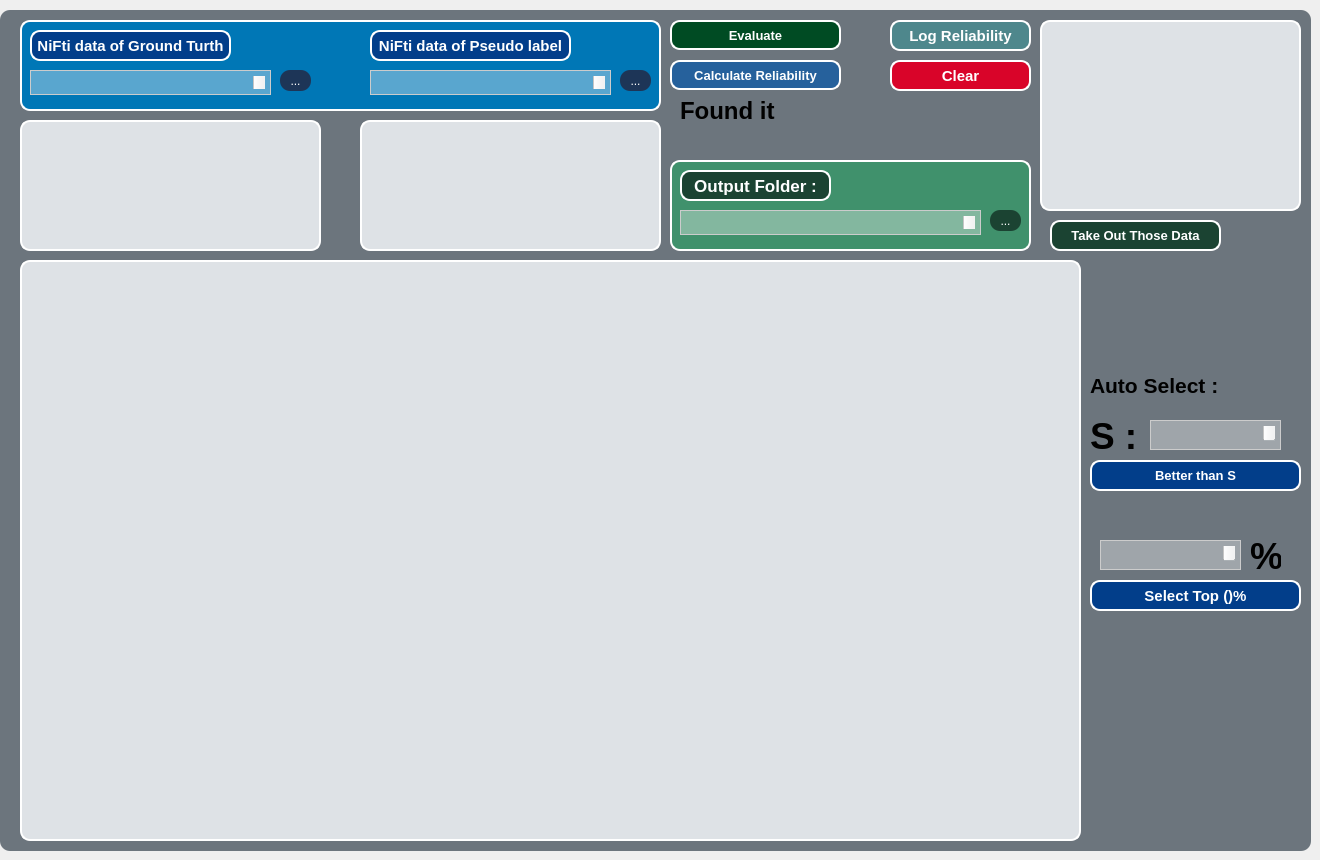
     <widget class="QWidget" name="tab_reliablity">
      <attribute name="title">
       <string>頁面</string>
      </attribute>
      <widget class="QTextEdit" name="gt_path">
       <property name="geometry">
        <rect>
         <x>30</x>
         <y>70</y>
         <width>241</width>
         <height>25</height>
        </rect>
       </property>
       <property name="maximumSize">
        <size>
         <width>16777215</width>
         <height>25</height>
        </size>
       </property>
       <property name="font">
        <font>
         <family>Arial</family>
         <pointsize>-1</pointsize>
        </font>
       </property>
       <property name="styleSheet">
        <string notr="true">QTextEdit {
    font-family: &quot;Arial&quot;;
    font-size: 12px;
    color: black;
    background-color: rgba(255, 255, 255, 0.35);
    border: 1px solid #ccc;
    padding: 5px;
}

QTextEdit:focus {
    border: 1px solid #0078d7;
    outline: none;
}

QTextEdit::placeholder {
    color: #999;
}

QTextEdit::disabled {
    color: #ccc;
    background-color: #f7f7f7;
    border: 1px solid #eee;
}

QScrollBar:vertical {
    width: 12px;
    margin: 12px 0 12px 0;
}

QScrollBar::handle:vertical {
    background-color: #ccc;
    min-height: 20px;
    border-radius: 6px;
}

QScrollBar::handle:vertical:hover {
    background-color: #999;
}

QScrollBar::add-line:vertical {
    height: 12px;
    width: 12px;
    border-image: url(add.png);
    subcontrol-position: bottom;
    subcontrol-origin: margin;
}

QScrollBar::add-line:vertical:hover {
    border-image: url(add_hover.png);
}

QScrollBar::sub-line:vertical {
    height: 12px;
    width: 12px;
    border-image: url(sub.png);
    subcontrol-position: top;
    subcontrol-origin: margin;
}

QScrollBar::sub-line:vertical:hover {
    border-image: url(sub_hover.png);
}</string>
       </property>
      </widget>
      <widget class="QTextEdit" name="pseudo_path">
       <property name="geometry">
        <rect>
         <x>370</x>
         <y>70</y>
         <width>241</width>
         <height>25</height>
        </rect>
       </property>
       <property name="maximumSize">
        <size>
         <width>16777215</width>
         <height>25</height>
        </size>
       </property>
       <property name="font">
        <font>
         <family>Arial</family>
         <pointsize>-1</pointsize>
        </font>
       </property>
       <property name="styleSheet">
        <string notr="true">QTextEdit {
    font-family: &quot;Arial&quot;;
    font-size: 12px;
    color: black;
    background-color: rgba(255, 255, 255, 0.35);
    border: 1px solid #ccc;
    padding: 5px;
}

QTextEdit:focus {
    border: 1px solid #0078d7;
    outline: none;
}

QTextEdit::placeholder {
    color: #999;
}

QTextEdit::disabled {
    color: #ccc;
    background-color: #f7f7f7;
    border: 1px solid #eee;
}

QScrollBar:vertical {
    width: 12px;
    margin: 12px 0 12px 0;
}

QScrollBar::handle:vertical {
    background-color: #ccc;
    min-height: 20px;
    border-radius: 6px;
}

QScrollBar::handle:vertical:hover {
    background-color: #999;
}

QScrollBar::add-line:vertical {
    height: 12px;
    width: 12px;
    border-image: url(add.png);
    subcontrol-position: bottom;
    subcontrol-origin: margin;
}

QScrollBar::add-line:vertical:hover {
    border-image: url(add_hover.png);
}

QScrollBar::sub-line:vertical {
    height: 12px;
    width: 12px;
    border-image: url(sub.png);
    subcontrol-position: top;
    subcontrol-origin: margin;
}

QScrollBar::sub-line:vertical:hover {
    border-image: url(sub_hover.png);
}</string>
       </property>
      </widget>
      <widget class="QPushButton" name="btn_pseudo_path">
       <property name="geometry">
        <rect>
         <x>620</x>
         <y>70</y>
         <width>31</width>
         <height>21</height>
        </rect>
       </property>
       <property name="styleSheet">
        <string notr="true">QPushButton{
                color: white;
                background-color: #1d3557;
                border-radius: 10px;
            }
QPushButton:hover{
                background-color: #4895ef;
                color: black;
            }
/* 按鈕被點下後形式 */
QPushButton:pressed {
    background-color: #000000;  
	color:white;
}
</string>
       </property>
       <property name="text">
        <string>...</string>
       </property>
      </widget>
      <widget class="QPushButton" name="btn_calculate_reliablity">
       <property name="geometry">
        <rect>
         <x>670</x>
         <y>60</y>
         <width>171</width>
         <height>30</height>
        </rect>
       </property>
       <property name="maximumSize">
        <size>
         <width>16777215</width>
         <height>30</height>
        </size>
       </property>
       <property name="font">
        <font>
         <family>Arial</family>
         <pointsize>10</pointsize>
         <weight>99</weight>
         <bold>true</bold>
        </font>
       </property>
       <property name="styleSheet">
        <string notr="true">/* 按鈕基本形式 */
QPushButton {
    background-color: #26619C;  /* 設置背景顏色 */
    border-style: outset;  /* 設置邊框形式：外邊框 */
    border-width: 2px;  /* 設置邊框粗度 */
    border-radius: 10px;  /* 設置邊框圓滑程度 */
    border-color: white;  /* 設置邊框顏色 */
    font-weight: 900;  /* 設置文字粗體 */
    color: white;   /* 設置文字顏色 */
}
/* 按鈕被選取時形式 */
QPushButton:hover { 
    background-color: #72A0C1;  
    color: white;  

}
/* 按鈕被點下後形式 */
QPushButton:pressed {
    background-color: #000000;  
}</string>
       </property>
       <property name="text">
        <string>Calculate Reliability</string>
       </property>
      </widget>
      <widget class="QLabel" name="label_7">
       <property name="geometry">
        <rect>
         <x>370</x>
         <y>30</y>
         <width>201</width>
         <height>31</height>
        </rect>
       </property>
       <property name="font">
        <font>
         <family>Arial</family>
         <pointsize>11</pointsize>
         <weight>75</weight>
         <bold>true</bold>
        </font>
       </property>
       <property name="styleSheet">
        <string notr="true">color: white;
background-color: #023e8a; 
border: 2px solid white;
 border-radius: 10px;  /* 設置邊框圓滑程度 */</string>
       </property>
       <property name="text">
        <string>NiFti data of Pseudo label</string>
       </property>
       <property name="alignment">
        <set>Qt::AlignCenter</set>
       </property>
      </widget>
      <widget class="QLabel" name="label_8">
       <property name="geometry">
        <rect>
         <x>30</x>
         <y>30</y>
         <width>201</width>
         <height>31</height>
        </rect>
       </property>
       <property name="font">
        <font>
         <family>Arial</family>
         <pointsize>11</pointsize>
         <weight>75</weight>
         <bold>true</bold>
        </font>
       </property>
       <property name="styleSheet">
        <string notr="true">color: white;
background-color: #023e8a; 
border: 2px solid white;
 border-radius: 10px;  /* 設置邊框圓滑程度 */</string>
       </property>
       <property name="text">
        <string>NiFti data of Ground Turth</string>
       </property>
       <property name="alignment">
        <set>Qt::AlignCenter</set>
       </property>
      </widget>
      <widget class="QLabel" name="background_8">
       <property name="geometry">
        <rect>
         <x>20</x>
         <y>20</y>
         <width>641</width>
         <height>91</height>
        </rect>
       </property>
       <property name="styleSheet">
        <string notr="true">color: white;
background-color: #0077b6; 
border: 2px solid white;
 border-radius: 10px;  /* 設置邊框圓滑程度 */</string>
       </property>
       <property name="text">
        <string/>
       </property>
      </widget>
      <widget class="QTableWidget" name="df_display_reliability">
       <property name="geometry">
        <rect>
         <x>20</x>
         <y>260</y>
         <width>1061</width>
         <height>581</height>
        </rect>
       </property>
       <property name="font">
        <font>
         <family>Arial</family>
         <pointsize>18</pointsize>
         <weight>75</weight>
         <bold>true</bold>
        </font>
       </property>
       <property name="styleSheet">
        <string notr="true">color: black;
background-color: #dee2e6; 
border: 2px solid white;
 border-radius: 10px;  /* 設置邊框圓滑程度 */</string>
       </property>
       <property name="dragDropOverwriteMode">
        <bool>false</bool>
       </property>
       <attribute name="verticalHeaderDefaultSectionSize">
        <number>38</number>
       </attribute>
       <attribute name="verticalHeaderHighlightSections">
        <bool>true</bool>
       </attribute>
      </widget>
      <widget class="QPushButton" name="btn_gt_path">
       <property name="geometry">
        <rect>
         <x>280</x>
         <y>70</y>
         <width>31</width>
         <height>21</height>
        </rect>
       </property>
       <property name="styleSheet">
        <string notr="true">QPushButton{
                color: white;
                background-color: #1d3557;
                border-radius: 10px;
            }
QPushButton:hover{
                background-color: #4895ef;
                color: black;
            }
/* 按鈕被點下後形式 */
QPushButton:pressed {
    background-color: #000000;  
	color:white;
}
</string>
       </property>
       <property name="text">
        <string>...</string>
       </property>
      </widget>
      <widget class="QLabel" name="background_9">
       <property name="geometry">
        <rect>
         <x>0</x>
         <y>10</y>
         <width>1311</width>
         <height>841</height>
        </rect>
       </property>
       <property name="font">
        <font>
         <family>Kaiti TC</family>
         <pointsize>14</pointsize>
         <weight>75</weight>
         <bold>true</bold>
        </font>
       </property>
       <property name="styleSheet">
        <string notr="true">color: black;
background-color: #6c757d; 
border: 2px solid #00000;
 border-radius: 10px;  /* 設置邊框圓滑程度 */</string>
       </property>
       <property name="text">
        <string/>
       </property>
       <property name="alignment">
        <set>Qt::AlignLeading|Qt::AlignLeft|Qt::AlignTop</set>
       </property>
      </widget>
      <widget class="QTextEdit" name="mean_reliability">
       <property name="geometry">
        <rect>
         <x>1150</x>
         <y>420</y>
         <width>131</width>
         <height>30</height>
        </rect>
       </property>
       <property name="minimumSize">
        <size>
         <width>0</width>
         <height>30</height>
        </size>
       </property>
       <property name="maximumSize">
        <size>
         <width>16777215</width>
         <height>25</height>
        </size>
       </property>
       <property name="font">
        <font>
         <family>Arial</family>
         <pointsize>-1</pointsize>
        </font>
       </property>
       <property name="styleSheet">
        <string notr="true">QTextEdit {
    font-family: &quot;Arial&quot;;
    font-size: 15px;
    color: black;
    background-color: rgba(255, 255, 255, 0.35);
    border: 1px solid #ccc;
    padding: 5px;
}

QTextEdit:focus {
    border: 1px solid #0078d7;
    outline: none;
}

QTextEdit::placeholder {
    color: #999;
}

QTextEdit::disabled {
    color: #ccc;
    background-color: #f7f7f7;
    border: 1px solid #eee;
}

QScrollBar:vertical {
    width: 12px;
    margin: 12px 0 12px 0;
}

QScrollBar::handle:vertical {
    background-color: #ccc;
    min-height: 20px;
    border-radius: 6px;
}

QScrollBar::handle:vertical:hover {
    background-color: #999;
}

QScrollBar::add-line:vertical {
    height: 12px;
    width: 12px;
    border-image: url(add.png);
    subcontrol-position: bottom;
    subcontrol-origin: margin;
}

QScrollBar::add-line:vertical:hover {
    border-image: url(add_hover.png);
}

QScrollBar::sub-line:vertical {
    height: 12px;
    width: 12px;
    border-image: url(sub.png);
    subcontrol-position: top;
    subcontrol-origin: margin;
}

QScrollBar::sub-line:vertical:hover {
    border-image: url(sub_hover.png);
}</string>
       </property>
       <property name="readOnly">
        <bool>true</bool>
       </property>
      </widget>
      <widget class="QPushButton" name="btn_save_top_data">
       <property name="enabled">
        <bool>true</bool>
       </property>
       <property name="geometry">
        <rect>
         <x>1050</x>
         <y>220</y>
         <width>171</width>
         <height>31</height>
        </rect>
       </property>
       <property name="font">
        <font>
         <family>Arial</family>
         <pointsize>10</pointsize>
         <weight>99</weight>
         <bold>true</bold>
        </font>
       </property>
       <property name="styleSheet">
        <string notr="true">/* 按鈕基本形式 */
QPushButton {
    background-color: #1b4332;  /* 設置背景顏色 */
    border-style: outset;  /* 設置邊框形式：外邊框 */
    border-width: 2px;  /* 設置邊框粗度 */
    border-radius: 10px;  /* 設置邊框圓滑程度 */
    border-color: white;  /* 設置邊框顏色 */
    font-weight: 900;  /* 設置文字粗體 */
    color: white;   /* 設置文字顏色 */
}
/* 按鈕被選取時形式 */
QPushButton:hover { 
    background-color: #b7e4c7;  
    color: Black;  

}
/* 按鈕被點下後形式 */
QPushButton:pressed {
    background-color: #000000;  
}
QPushButton:disabled {
    /* 添加你想要的样式属性 */
    color: #999999; /* 灰色文字颜色 */
    background-color: #CCCCCC; /* 灰色背景颜色 */
    /* 其他样式属性 */
}</string>
       </property>
       <property name="text">
        <string>Take Out Those Data</string>
       </property>
      </widget>
      <widget class="QLabel" name="label_12">
       <property name="geometry">
        <rect>
         <x>680</x>
         <y>170</y>
         <width>151</width>
         <height>31</height>
        </rect>
       </property>
       <property name="font">
        <font>
         <family>Arial</family>
         <pointsize>13</pointsize>
         <weight>75</weight>
         <bold>true</bold>
        </font>
       </property>
       <property name="styleSheet">
        <string notr="true">color: white;
background-color: #1b4332; 
border: 2px solid white;
 border-radius: 10px;  /* 設置邊框圓滑程度 */</string>
       </property>
       <property name="text">
        <string>Output Folder :</string>
       </property>
       <property name="alignment">
        <set>Qt::AlignCenter</set>
       </property>
      </widget>
      <widget class="QTextEdit" name="save_reliability_data_path">
       <property name="geometry">
        <rect>
         <x>680</x>
         <y>210</y>
         <width>301</width>
         <height>25</height>
        </rect>
       </property>
       <property name="maximumSize">
        <size>
         <width>16777215</width>
         <height>25</height>
        </size>
       </property>
       <property name="font">
        <font>
         <family>Arial</family>
         <pointsize>-1</pointsize>
        </font>
       </property>
       <property name="styleSheet">
        <string notr="true">QTextEdit {
    font-family: &quot;Arial&quot;;
    font-size: 12px;
    color: black;
    background-color: rgba(255, 255, 255, 0.35);
    border: 1px solid #ccc;
    padding: 5px;
}

QTextEdit:focus {
    border: 1px solid #0078d7;
    outline: none;
}

QTextEdit::placeholder {
    color: #999;
}

QTextEdit::disabled {
    color: #ccc;
    background-color: #f7f7f7;
    border: 1px solid #eee;
}

QScrollBar:vertical {
    width: 12px;
    margin: 12px 0 12px 0;
}

QScrollBar::handle:vertical {
    background-color: #ccc;
    min-height: 20px;
    border-radius: 6px;
}

QScrollBar::handle:vertical:hover {
    background-color: #999;
}

QScrollBar::add-line:vertical {
    height: 12px;
    width: 12px;
    border-image: url(add.png);
    subcontrol-position: bottom;
    subcontrol-origin: margin;
}

QScrollBar::add-line:vertical:hover {
    border-image: url(add_hover.png);
}

QScrollBar::sub-line:vertical {
    height: 12px;
    width: 12px;
    border-image: url(sub.png);
    subcontrol-position: top;
    subcontrol-origin: margin;
}

QScrollBar::sub-line:vertical:hover {
    border-image: url(sub_hover.png);
}</string>
       </property>
      </widget>
      <widget class="QLabel" name="background_out_folder">
       <property name="geometry">
        <rect>
         <x>670</x>
         <y>160</y>
         <width>361</width>
         <height>91</height>
        </rect>
       </property>
       <property name="styleSheet">
        <string notr="true">color: white;
background-color: #40916c; 
border: 2px solid white;
 border-radius: 10px;  /* 設置邊框圓滑程度 */</string>
       </property>
       <property name="text">
        <string/>
       </property>
      </widget>
      <widget class="QPushButton" name="btn_save_reliability_data_path">
       <property name="geometry">
        <rect>
         <x>990</x>
         <y>210</y>
         <width>31</width>
         <height>21</height>
        </rect>
       </property>
       <property name="styleSheet">
        <string notr="true">QPushButton{
                color: white;
                background-color: #1b4332;
                border-radius: 10px;
            }
QPushButton:hover{
                background-color: #b7e4c7;
                color: black;
            }
/* 按鈕被點下後形式 */
QPushButton:pressed {
    background-color: #000000;  
	color:white;
}
</string>
       </property>
       <property name="text">
        <string>...</string>
       </property>
      </widget>
      <widget class="QPushButton" name="btn_mean_reliability">
       <property name="enabled">
        <bool>true</bool>
       </property>
       <property name="geometry">
        <rect>
         <x>1090</x>
         <y>460</y>
         <width>211</width>
         <height>31</height>
        </rect>
       </property>
       <property name="font">
        <font>
         <family>Arial</family>
         <pointsize>10</pointsize>
         <weight>99</weight>
         <bold>true</bold>
        </font>
       </property>
       <property name="styleSheet">
        <string notr="true">/* 按鈕基本形式 */
QPushButton {
    background-color: #023e8a;  /* 設置背景顏色 */
    border-style: outset;  /* 設置邊框形式：外邊框 */
    border-width: 2px;  /* 設置邊框粗度 */
    border-radius: 10px;  /* 設置邊框圓滑程度 */
    border-color: white;  /* 設置邊框顏色 */
    font-weight: 900;  /* 設置文字粗體 */
    color: white;   /* 設置文字顏色 */
}
/* 按鈕被選取時形式 */
QPushButton:hover { 
    background-color: #ebf2fa;  
    color: black;  

}
/* 按鈕被點下後形式 */
QPushButton:pressed {
    background-color: #000000;  
}
QPushButton:disabled {
    /* 添加你想要的样式属性 */
    color: #999999; /* 灰色文字颜色 */
    background-color: #CCCCCC; /* 灰色背景颜色 */
    /* 其他样式属性 */
}</string>
       </property>
       <property name="text">
        <string>Better than S</string>
       </property>
      </widget>
      <widget class="QLabel" name="label_9">
       <property name="geometry">
        <rect>
         <x>1090</x>
         <y>420</y>
         <width>60</width>
         <height>31</height>
        </rect>
       </property>
       <property name="font">
        <font>
         <family>Arial</family>
         <pointsize>28</pointsize>
         <weight>75</weight>
         <bold>true</bold>
        </font>
       </property>
       <property name="text">
        <string>S :</string>
       </property>
      </widget>
      <widget class="QListWidget" name="reliability_lst">
       <property name="geometry">
        <rect>
         <x>1040</x>
         <y>20</y>
         <width>261</width>
         <height>191</height>
        </rect>
       </property>
       <property name="font">
        <font>
         <family>Arial</family>
         <pointsize>-1</pointsize>
         <weight>75</weight>
         <bold>true</bold>
        </font>
       </property>
       <property name="styleSheet">
        <string notr="true">QListWidget{
    font-size: 15px;
    padding: 5px;
	color: black;
background-color: #dee2e6; 
border: 2px solid white;
 border-radius: 10px;  /* 設置邊框圓滑程度 */
}
QListWidgetItem {
                padding: 10px; /* Optional: Add some padding to the items */
                text-align: center; /* Center align the text */
            }</string>
       </property>
       <property name="alternatingRowColors">
        <bool>true</bool>
       </property>
      </widget>
      <widget class="QPushButton" name="btn_log_reliability">
       <property name="enabled">
        <bool>true</bool>
       </property>
       <property name="geometry">
        <rect>
         <x>890</x>
         <y>20</y>
         <width>141</width>
         <height>31</height>
        </rect>
       </property>
       <property name="font">
        <font>
         <family>Arial</family>
         <pointsize>11</pointsize>
         <weight>99</weight>
         <bold>true</bold>
        </font>
       </property>
       <property name="styleSheet">
        <string notr="true">/* 按鈕基本形式 */
QPushButton {
    background-color: #4e878c;  /* 設置背景顏色 */
    border-style: outset;  /* 設置邊框形式：外邊框 */
    border-width: 2px;  /* 設置邊框粗度 */
    border-radius: 10px;  /* 設置邊框圓滑程度 */
    border-color: white;  /* 設置邊框顏色 */
    font-weight: 900;  /* 設置文字粗體 */
    color: white;   /* 設置文字顏色 */
}
/* 按鈕被選取時形式 */
QPushButton:hover { 
    background-color: #d5dfe5;  
    color: Black;  

}
/* 按鈕被點下後形式 */
QPushButton:pressed {
    background-color: #000000;  
}
QPushButton:disabled {
    /* 添加你想要的样式属性 */
    color: #999999; /* 灰色文字颜色 */
    background-color: #CCCCCC; /* 灰色背景颜色 */
    /* 其他样式属性 */
}</string>
       </property>
       <property name="text">
        <string>Log Reliability</string>
       </property>
      </widget>
      <widget class="QPushButton" name="btn_clear_reliability">
       <property name="enabled">
        <bool>true</bool>
       </property>
       <property name="geometry">
        <rect>
         <x>890</x>
         <y>60</y>
         <width>141</width>
         <height>31</height>
        </rect>
       </property>
       <property name="font">
        <font>
         <family>Arial</family>
         <pointsize>11</pointsize>
         <weight>99</weight>
         <bold>true</bold>
        </font>
       </property>
       <property name="styleSheet">
        <string notr="true">/* 按鈕基本形式 */
QPushButton {
    background-color: #d90429;  /* 設置背景顏色 */
    border-style: outset;  /* 設置邊框形式：外邊框 */
    border-width: 2px;  /* 設置邊框粗度 */
    border-radius: 10px;  /* 設置邊框圓滑程度 */
    border-color: white;  /* 設置邊框顏色 */
    font-weight: 900;  /* 設置文字粗體 */
    color: white;   /* 設置文字顏色 */
}
/* 按鈕被選取時形式 */
QPushButton:hover { 
    background-color: #f5c396;  
    color: Black;  

}
/* 按鈕被點下後形式 */
QPushButton:pressed {
    background-color: #000000;  
}
QPushButton:disabled {
    /* 添加你想要的样式属性 */
    color: #999999; /* 灰色文字颜色 */
    background-color: #CCCCCC; /* 灰色背景颜色 */
    /* 其他样式属性 */
}</string>
       </property>
       <property name="text">
        <string>Clear</string>
       </property>
      </widget>
      <widget class="QPushButton" name="btn_top_persent">
       <property name="enabled">
        <bool>true</bool>
       </property>
       <property name="geometry">
        <rect>
         <x>1090</x>
         <y>580</y>
         <width>211</width>
         <height>31</height>
        </rect>
       </property>
       <property name="font">
        <font>
         <family>Arial</family>
         <pointsize>11</pointsize>
         <weight>99</weight>
         <bold>true</bold>
        </font>
       </property>
       <property name="styleSheet">
        <string notr="true">/* 按鈕基本形式 */
QPushButton {
    background-color: #023e8a;  /* 設置背景顏色 */
    border-style: outset;  /* 設置邊框形式：外邊框 */
    border-width: 2px;  /* 設置邊框粗度 */
    border-radius: 10px;  /* 設置邊框圓滑程度 */
    border-color: white;  /* 設置邊框顏色 */
    font-weight: 900;  /* 設置文字粗體 */
    color: white;   /* 設置文字顏色 */
}
/* 按鈕被選取時形式 */
QPushButton:hover { 
    background-color: #ebf2fa;  
    color: black;  

}
/* 按鈕被點下後形式 */
QPushButton:pressed {
    background-color: #000000;  
}
QPushButton:disabled {
    /* 添加你想要的样式属性 */
    color: #999999; /* 灰色文字颜色 */
    background-color: #CCCCCC; /* 灰色背景颜色 */
    /* 其他样式属性 */
}</string>
       </property>
       <property name="text">
        <string>Select Top ()%</string>
       </property>
      </widget>
      <widget class="QTextEdit" name="top_persent">
       <property name="geometry">
        <rect>
         <x>1100</x>
         <y>540</y>
         <width>141</width>
         <height>30</height>
        </rect>
       </property>
       <property name="minimumSize">
        <size>
         <width>0</width>
         <height>30</height>
        </size>
       </property>
       <property name="maximumSize">
        <size>
         <width>16777215</width>
         <height>25</height>
        </size>
       </property>
       <property name="font">
        <font>
         <family>Arial</family>
         <pointsize>-1</pointsize>
        </font>
       </property>
       <property name="styleSheet">
        <string notr="true">QTextEdit {
    font-family: &quot;Arial&quot;;
    font-size: 15px;
    color: black;
    background-color: rgba(255, 255, 255, 0.35);
    border: 1px solid #ccc;
    padding: 5px;
}

QTextEdit:focus {
    border: 1px solid #0078d7;
    outline: none;
}

QTextEdit::placeholder {
    color: #999;
}

QTextEdit::disabled {
    color: #ccc;
    background-color: #f7f7f7;
    border: 1px solid #eee;
}

QScrollBar:vertical {
    width: 12px;
    margin: 12px 0 12px 0;
}

QScrollBar::handle:vertical {
    background-color: #ccc;
    min-height: 20px;
    border-radius: 6px;
}

QScrollBar::handle:vertical:hover {
    background-color: #999;
}

QScrollBar::add-line:vertical {
    height: 12px;
    width: 12px;
    border-image: url(add.png);
    subcontrol-position: bottom;
    subcontrol-origin: margin;
}

QScrollBar::add-line:vertical:hover {
    border-image: url(add_hover.png);
}

QScrollBar::sub-line:vertical {
    height: 12px;
    width: 12px;
    border-image: url(sub.png);
    subcontrol-position: top;
    subcontrol-origin: margin;
}

QScrollBar::sub-line:vertical:hover {
    border-image: url(sub_hover.png);
}</string>
       </property>
       <property name="readOnly">
        <bool>false</bool>
       </property>
      </widget>
      <widget class="QLabel" name="label_15">
       <property name="geometry">
        <rect>
         <x>1250</x>
         <y>540</y>
         <width>31</width>
         <height>31</height>
        </rect>
       </property>
       <property name="font">
        <font>
         <family>Arial</family>
         <pointsize>28</pointsize>
         <weight>75</weight>
         <bold>true</bold>
        </font>
       </property>
       <property name="text">
        <string>%</string>
       </property>
      </widget>
      <widget class="QListWidget" name="gt_data_lst">
       <property name="geometry">
        <rect>
         <x>20</x>
         <y>120</y>
         <width>301</width>
         <height>131</height>
        </rect>
       </property>
       <property name="font">
        <font>
         <family>Arial</family>
         <pointsize>12</pointsize>
         <weight>75</weight>
         <bold>true</bold>
        </font>
       </property>
       <property name="styleSheet">
        <string notr="true">QListWidget{
    padding: 5px;
	color: black;
background-color: #dee2e6; 
border: 2px solid white;
 border-radius: 10px;  /* 設置邊框圓滑程度 */
}</string>
       </property>
       <property name="alternatingRowColors">
        <bool>true</bool>
       </property>
      </widget>
      <widget class="QListWidget" name="pseudo_data_lst">
       <property name="geometry">
        <rect>
         <x>360</x>
         <y>120</y>
         <width>301</width>
         <height>131</height>
        </rect>
       </property>
       <property name="font">
        <font>
         <family>Arial</family>
         <pointsize>12</pointsize>
         <weight>75</weight>
         <bold>true</bold>
        </font>
       </property>
       <property name="styleSheet">
        <string notr="true">QListWidget{
    padding: 5px;
	color: black;
background-color: #dee2e6; 
border: 2px solid white;
 border-radius: 10px;  /* 設置邊框圓滑程度 */
}</string>
       </property>
       <property name="alternatingRowColors">
        <bool>true</bool>
       </property>
      </widget>
      <widget class="QLabel" name="label_16">
       <property name="geometry">
        <rect>
         <x>1090</x>
         <y>370</y>
         <width>151</width>
         <height>31</height>
        </rect>
       </property>
       <property name="font">
        <font>
         <family>Arial</family>
         <pointsize>16</pointsize>
         <weight>75</weight>
         <bold>true</bold>
        </font>
       </property>
       <property name="text">
        <string>Auto Select :</string>
       </property>
      </widget>
      <widget class="QPushButton" name="btn_evaluate">
       <property name="geometry">
        <rect>
         <x>670</x>
         <y>20</y>
         <width>171</width>
         <height>30</height>
        </rect>
       </property>
       <property name="maximumSize">
        <size>
         <width>16777215</width>
         <height>30</height>
        </size>
       </property>
       <property name="font">
        <font>
         <family>Arial</family>
         <pointsize>10</pointsize>
         <weight>99</weight>
         <bold>true</bold>
        </font>
       </property>
       <property name="styleSheet">
        <string notr="true">/* 按鈕基本形式 */
QPushButton {
    background-color: #004b23;  /* 設置背景顏色 */
    border-style: outset;  /* 設置邊框形式：外邊框 */
    border-width: 2px;  /* 設置邊框粗度 */
    border-radius: 10px;  /* 設置邊框圓滑程度 */
    border-color: white;  /* 設置邊框顏色 */
    font-weight: 900;  /* 設置文字粗體 */
    color: white;   /* 設置文字顏色 */
}
/* 按鈕被選取時形式 */
QPushButton:hover { 
    background-color: #ccff33;  
    color: black;  

}
/* 按鈕被點下後形式 */
QPushButton:pressed {
    background-color: #000000;  
}</string>
       </property>
       <property name="text">
        <string>Evaluate</string>
       </property>
      </widget>
      <widget class="QLabel" name="check_label_raw">
       <property name="geometry">
        <rect>
         <x>680</x>
         <y>90</y>
         <width>351</width>
         <height>41</height>
        </rect>
       </property>
       <property name="font">
        <font>
         <family>Arial</family>
         <pointsize>18</pointsize>
         <weight>75</weight>
         <bold>true</bold>
        </font>
       </property>
       <property name="styleSheet">
        <string notr="true">color: black;</string>
       </property>
       <property name="text">
        <string>Found it</string>
       </property>
      </widget>
      <zorder>background_9</zorder>
      <zorder>background_out_folder</zorder>
      <zorder>background_8</zorder>
      <zorder>label_7</zorder>
      <zorder>df_display_reliability</zorder>
      <zorder>label_8</zorder>
      <zorder>btn_pseudo_path</zorder>
      <zorder>btn_calculate_reliablity</zorder>
      <zorder>gt_path</zorder>
      <zorder>pseudo_path</zorder>
      <zorder>btn_gt_path</zorder>
      <zorder>mean_reliability</zorder>
      <zorder>btn_save_top_data</zorder>
      <zorder>btn_save_reliability_data_path</zorder>
      <zorder>label_12</zorder>
      <zorder>save_reliability_data_path</zorder>
      <zorder>btn_mean_reliability</zorder>
      <zorder>label_9</zorder>
      <zorder>reliability_lst</zorder>
      <zorder>btn_log_reliability</zorder>
      <zorder>btn_clear_reliability</zorder>
      <zorder>btn_top_persent</zorder>
      <zorder>top_persent</zorder>
      <zorder>label_15</zorder>
      <zorder>gt_data_lst</zorder>
      <zorder>pseudo_data_lst</zorder>
      <zorder>label_16</zorder>
      <zorder>btn_evaluate</zorder>
      <zorder>check_label_raw</zorder>
     </widget>
